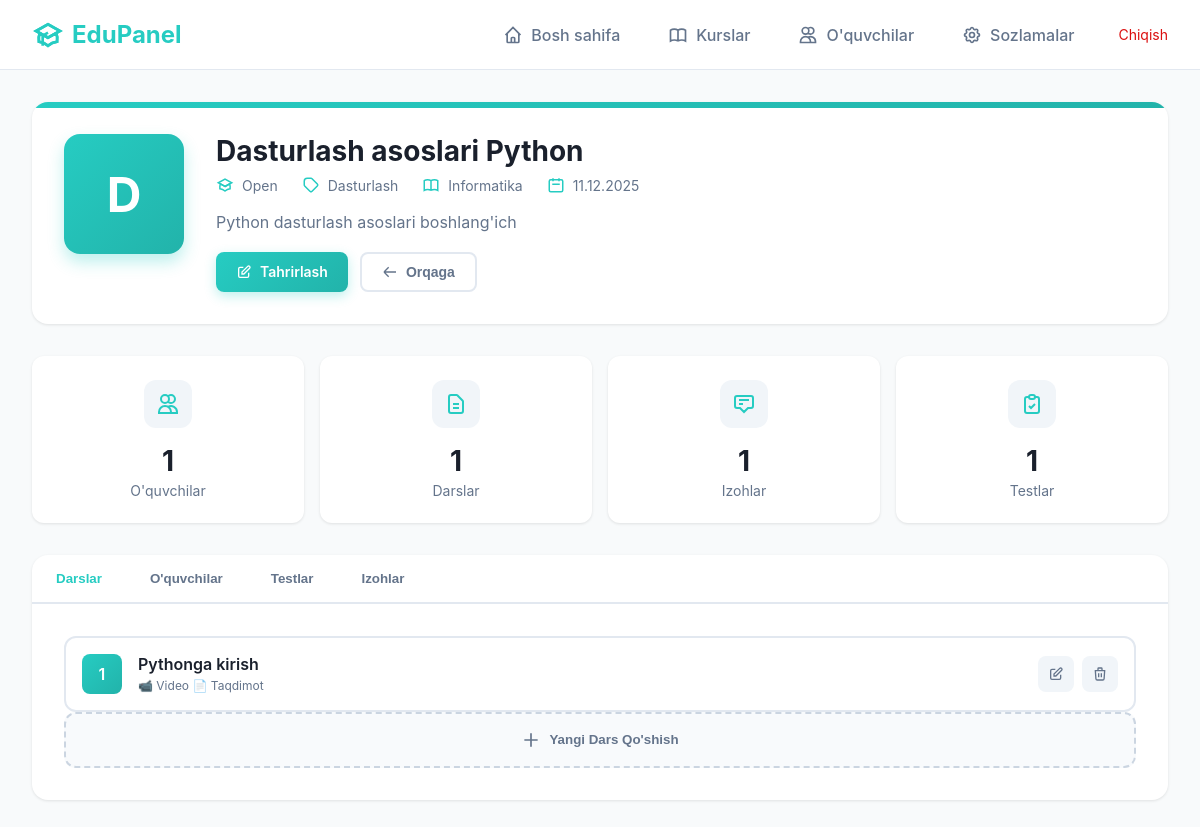
The page /teacher/courses/1/ (signed in) on the database its author committed.
### front/models.py (models this page shows, shortened)
class Course(models.Model):
    TYPE_OPEN = 'open'
    TYPE_CLOSED = 'closed'
    TYPE_CHOICES = [(TYPE_OPEN, 'Open'), (TYPE_CLOSED, 'Closed')]
    background_image = models.ImageField(upload_to='course_backgrounds/', blank=True, null=True)
    title = models.CharField(max_length=255)
    subject = models.CharField(max_length=255, null=True, blank=True)
    grade = models.CharField(max_length=50, null=True, blank=True)
    description = models.TextField(blank=True)
    type = models.CharField(max_length=10, choices=TYPE_CHOICES, default=TYPE_OPEN)
    category = models.ForeignKey(CourseCategory, on_delete=models.SET_NULL, null=True, blank=True, related_name='courses')
    teacher = models.ForeignKey(CustomUser, on_delete=models.CASCADE, related_name='courses')
    created_at = models.DateTimeField(auto_now_add=True)
    updated_at = models.DateTimeField(auto_now=True)
    class Meta:
        ordering = ['-created_at']
        indexes = [models.Index(fields=['teacher']), models.Index(fields=['type'])]
        verbose_name = "Kurs"
        verbose_name_plural = "Kurslar"

class CourseCategory(models.Model):
    name = models.CharField(max_length=255, unique=True)
    description = models.TextField(blank=True, null=True)
    class Meta:
        verbose_name = "Kurs toifasi"
        verbose_name_plural = "Kurs toifalari"

class Lesson(models.Model):
    course = models.ForeignKey(Course, on_delete=models.CASCADE, related_name='lessons')
    order = models.PositiveIntegerField(default=0, help_text='Order of lesson inside the course')
    title = models.CharField(max_length=255)
    content = models.TextField(blank=True)
    video_url = models.URLField(blank=True, null=True)
    presentation_file = models.FileField(upload_to='lesson_presentations/', blank=True, null=True)
    created_at = models.DateTimeField(auto_now_add=True)
    updated_at = models.DateTimeField(auto_now=True)
    class Meta:
        ordering = ['order']
        unique_together = (('course', 'order'),)
        verbose_name = "Dars"
        verbose_name_plural = "Darslar"

### teacher/views.py (the view)
# urls.py: path('courses/<int:course_id>/', views.course_detail, name='course_detail'),
@teacher_required
def course_detail(request, course_id):
    course = get_object_or_404(Course, id=course_id, teacher=request.user)
    return render(request, 'teacher/course_detail.html', {'course': course})

### teacher/views.py (called while the page is built)
def teacher_required(view_func):
    @wraps(view_func)
    def wrapper(request, *args, **kwargs):
        if not request.user.is_authenticated:
            return redirect('teacher:login')
        if request.user.user_type != UserType.TEACHER:
            messages.error(request, 'Faqat o\'qituvchilar kirishi mumkin!')
            logout(request)
            return redirect('teacher:login')
        return view_func(request, *args, **kwargs)
    return wrapper

### templates/teacher/course_detail.html (shortened to what this page needs)
{% extends 'teacher/base.html' %}
{% block content %}
<div class="course-header">
    <div class="course-header-content">
        <div class="course-thumbnail">
            {% if course.background_image %}
                <img src="{{ course.background_image.url }}" alt="{{ course.title }}">
            {% else %}
                {{ course.title.0 }}
            {% endif %}
        </div>
        <div class="course-info">
            <h1 class="course-title">{{ course.title }}</h1>
            <div class="course-meta">
                <div class="meta-item">
                    <svg viewBox="0 0 24 24" fill="none" stroke="currentColor" stroke-width="2">
                        <path d="M12 14l9-5-9-5-9 5 9 5z"/>
                        <path d="M12 14l6.16-3.422a12.083 12.083 0 01.665 6.479A11.952 11.952 0 0012 20.055a11.952 11.952 0 00-6.824-2.998 12.078 12.078 0 01.665-6.479L12 14z"/>
                    </svg>
                    <span>{{ course.get_type_display }}</span>
                </div>
                {% if course.category %}
                <div class="meta-item">
                    <svg viewBox="0 0 24 24" fill="none" stroke="currentColor" stroke-width="2">
                        <path d="M7 7h.01M7 3h5c.512 0 1.024.195 1.414.586l7 7a2 2 0 010 2.828l-7 7a2 2 0 01-2.828 0l-7-7A1.994 1.994 0 013 12V7a4 4 0 014-4z"/>
                    </svg>
                    <span>{{ course.category.name }}</span>
                </div>
                {% endif %}
                {% if course.subject %}
                <div class="meta-item">
                    <span>{{ course.subject }}</span>
                </div>
                {% endif %}
                <div class="meta-item">
                    <svg viewBox="0 0 24 24" fill="none" stroke="currentColor" stroke-width="2">
                        <path d="M8 7V3m8 4V3m-9 8h10M5 21h14a2 2 0 002-2V7a2 2 0 00-2-2H5a2 2 0 00-2 2v12a2 2 0 002 2z"/>
                    </svg>
                    <span>{{ course.created_at|date:"d.m.Y" }}</span>
                </div>
            </div>
            {% if course.description %}
            <p class="course-description">{{ course.description }}</p>
            {% endif %}
            <div class="course-actions">
                <a href="{% url 'teacher:edit_course' course.id %}" class="btn btn-primary">
                    <svg viewBox="0 0 24 24" fill="none" stroke="currentColor" stroke-width="2">
                        <path d="M11 5H6a2 2 0 00-2 2v11a2 2 0 002 2h11a2 2 0 002-2v-5m-1.414-9.414a2 2 0 112.828 2.828L11.828 15H9v-2.828l8.586-8.586z"/>
                    </svg>
                    Tahrirlash
                </a>
                <button class="btn btn-secondary" onclick="window.history.back()">
                    <svg viewBox="0 0 24 24" fill="none" stroke="currentColor" stroke-width="2">
                        <path d="M10 19l-7-7m0 0l7-7m-7 7h18"/>
                    </svg>
                    Orqaga
                </button>
            </div>
        </div>
    </div>
</div>
<div class="stats-grid">
    <div class="stat-card">
        <div class="stat-icon">
            <svg viewBox="0 0 24 24" fill="none" stroke="currentColor" stroke-width="2">
                <path d="M12 4.354a4 4 0 110 5.292M15 21H3v-1a6 6 0 0112 0v1zm0 0h6v-1a6 6 0 00-9-5.197M13 7a4 4 0 11-8 0 4 4 0 018 0z"/>
            </svg>
        </div>
        <div class="stat-value">{{ course.students.count }}</div>
        <div class="stat-label">O'quvchilar</div>
    </div>
    <div class="stat-card">
        <div class="stat-icon">
            <svg viewBox="0 0 24 24" fill="none" stroke="currentColor" stroke-width="2">
                <path d="M9 12h6m-6 4h6m2 5H7a2 2 0 01-2-2V5a2 2 0 012-2h5.586a1 1 0 01.707.293l5.414 5.414a1 1 0 01.293.707V19a2 2 0 01-2 2z"/>
            </svg>
        </div>
        <div class="stat-value">{{ course.lessons.count }}</div>
        <div class="stat-label">Darslar</div>
    </div>
    <div class="stat-card">
        <div class="stat-icon">
            <svg viewBox="0 0 24 24" fill="none" stroke="currentColor" stroke-width="2">
                <path d="M7 8h10M7 12h4m1 8l-4-4H5a2 2 0 01-2-2V6a2 2 0 012-2h14a2 2 0 012 2v8a2 2 0 01-2 2h-3l-4 4z"/>
            </svg>
        </div>
        <div class="stat-value">{{ course.comments.count }}</div>
        <div class="stat-label">Izohlar</div>
    </div>
    <div class="stat-card">
        <div class="stat-icon">
            <svg viewBox="0 0 24 24" fill="none" stroke="currentColor" stroke-width="2">
                <path d="M9 5H7a2 2 0 00-2 2v12a2 2 0 002 2h10a2 2 0 002-2V7a2 2 0 00-2-2h-2M9 5a2 2 0 002 2h2a2 2 0 002-2M9 5a2 2 0 012-2h2a2 2 0 012 2m-6 9l2 2 4-4"/>
            </svg>
        </div>
        <div class="stat-value">{{ course.tests.count }}</div>
        <div class="stat-label">Testlar</div>
    </div>
</div>
<div class="content-tabs">
    <div class="tabs-nav">
        <button class="tab-btn active" data-tab="lessons">Darslar</button>
        <button class="tab-btn" data-tab="students">O'quvchilar</button>
        <button class="tab-btn" data-tab="tests">Testlar</button>
        <button class="tab-btn" data-tab="comments">Izohlar</button>
    </div>
    <div class="tab-content active" id="lessons">
        <div class="lesson-list">
            {% for lesson in course.lessons.all %}
            <div class="lesson-item">
                <div class="lesson-number">{{ lesson.order }}</div>
                <div class="lesson-info">
                    <div class="lesson-title"><a href="{% url 'teacher:lesson_detail' lesson.id %}" style="text-decoration: none; color: #1a202c;">{{ lesson.title }}</a></div>
                    <div class="lesson-meta">
                        {% if lesson.video_url %}📹 Video{% endif %}
                        {% if lesson.presentation_file %}📄 Taqdimot{% endif %}
                    </div>
                </div>
                <div class="lesson-actions">
                    <button class="icon-btn" onclick="window.location.href='{% url 'teacher:edit_lesson' lesson.id %}'" title="Tahrirlash">
                        <svg viewBox="0 0 24 24" fill="none" stroke="currentColor" stroke-width="2">
                            <path d="M11 5H6a2 2 0 00-2 2v11a2 2 0 002 2h11a2 2 0 002-2v-5m-1.414-9.414a2 2 0 112.828 2.828L11.828 15H9v-2.828l8.586-8.586z"/>
                        </svg>
                    </button>
                    <button class="icon-btn" onclick="deleteLesson({{ lesson.id }}, '{{ lesson.title }}')" title="O'chirish">
                        <svg viewBox="0 0 24 24" fill="none" stroke="currentColor" stroke-width="2">
                            <path d="M19 7l-.867 12.142A2 2 0 0116.138 21H7.862a2 2 0 01-1.995-1.858L5 7m5 4v6m4-6v6m1-10V4a1 1 0 00-1-1h-4a1 1 0 00-1 1v3M4 7h16"/>
                        </svg>
                    </button>
                </div>
            </div>
            {% endfor %}
        </div>
        <button class="add-lesson-btn" onclick="window.location.href='{% url 'teacher:add_lesson' course.id %}'">
            <svg viewBox="0 0 24 24" fill="none" stroke="currentColor" stroke-width="2">
                <path d="M12 4v16m8-8H4"/>
            </svg>
            Yangi Dars Qo'shish
        </button>
    </div>
</div>
{% endblock %}

### templates/teacher/base.html (style rules this page uses)
* { margin: 0; padding: 0; box-sizing: border-box; }
body { font-family: -apple-system, BlinkMacSystemFont, 'Segoe UI', Roboto, 'Helvetica Neue', Arial, sans-serif; background: #f8fafb; color: #2d3748; }

### rows shown on the page
Course: title.0 "D", title "Dasturlash asoslari Python", type "Open", category.name "Dasturlash", subject "Informatika", created_at "11.12.2025", description "Python dasturlash asoslari boshlang'ich", students.count "1", lessons.count "1", comments.count "1", tests.count "1"
Lesson: order "1", title "Pythonga kirish", shows "📹 Video", shows "📄 Taqdimot"
